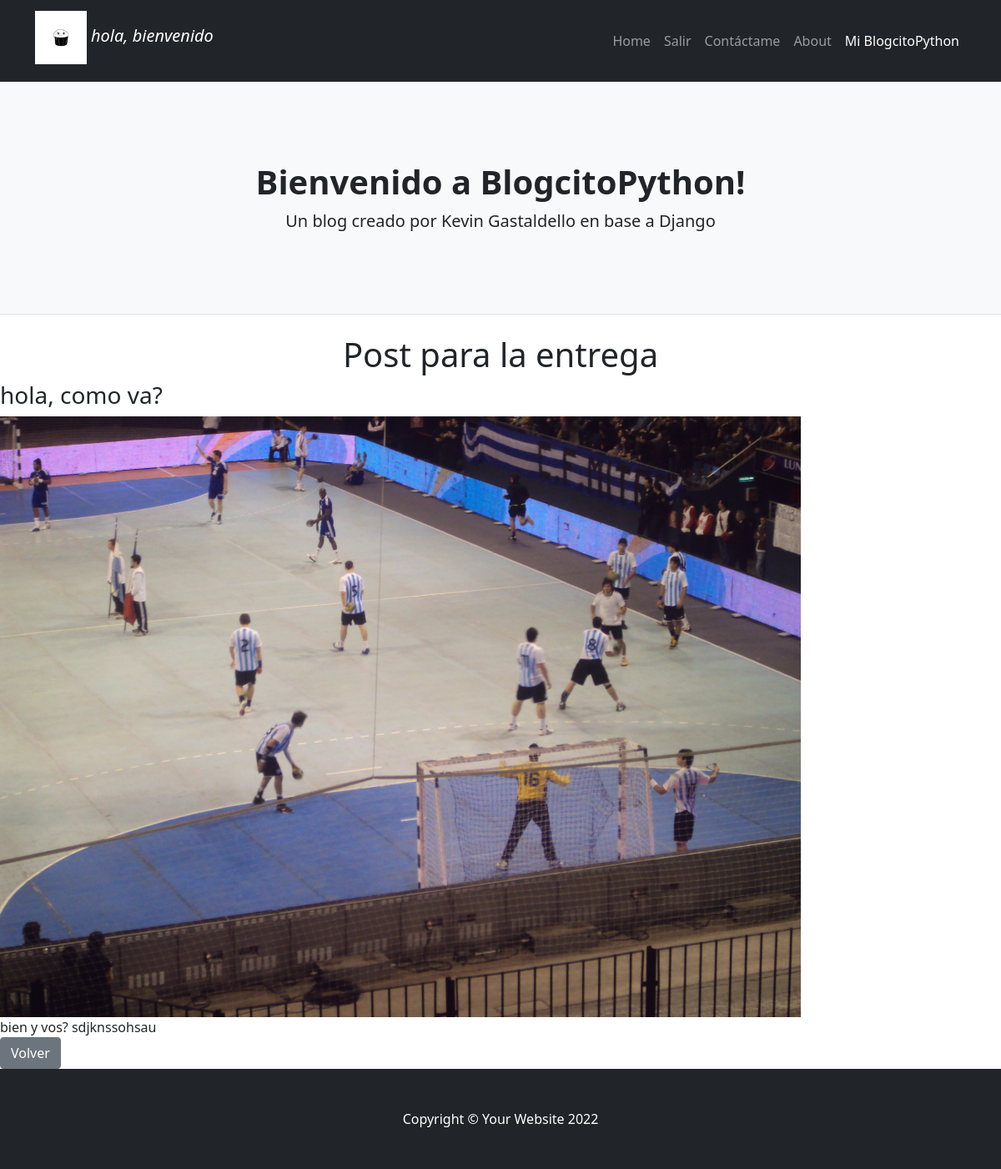
The app's page /blogcitopython/1/detalle/ (signed in) with its own data.
### BlogcitoPython/models.py (models this page shows)
class Avatar(models.Model):
    user = models.OneToOneField(to=User, on_delete=models.CASCADE, related_name='avatar')
    image = models.ImageField(upload_to='avatares', null=True, blank=True)

class Post(models.Model):
    title = models.CharField(max_length=100)
    subtitle = models.CharField(max_length=100)
    text = models.TextField(max_length=3000)
    publish_date = models.DateField()
    image = models.ImageField(upload_to='posteos', null=True, blank=True)

### BlogcitoPython/views.py (the view)
# urls.py: path('blogcitopython/<int:pk>/detalle/', DetailPost.as_view(), name='blogcitopython_detalle'),
class DetailPost(DetailView):
    model = Post

### BlogcitoPython/templates/BlogcitoPython/post_detail.html
{% extends 'BlogcitoPython/base.html' %}
{% block contenido %}
    <h1 style="text-align: center;"> {{object.title}} </h1>
    <h3> {{object.subtitle}} </h3>
    <div>
        <img src="{{object.image.url}}" height="720">
    </div>
    <div>
        {{object.text}}
    </div>
    <a  class ="btn btn-secondary" href="{% url 'blogcitopython_listar' %}"> Volver </a>
{% endblock %}

### BlogcitoPython/templates/BlogcitoPython/base.html (shortened to what this page needs)
<!DOCTYPE html>
<html lang="en">
    <head>
        {% load static %}
        <link href="{% static 'BlogcitoPython/css/styles.css' %}" rel="stylesheet" />
    </head>
    <body>
        <nav class="navbar navbar-expand-lg navbar-dark bg-dark">
            <div class="container">
                {% if user.is_authenticated %}
                    <h1 class="navbar-brand" style="font-style: italic">
                        <img src="{{ user.avatar.image.url }}" height="64">
                        hola, bienvenido {{user.first_name}}
                    </h1>
                {% endif %}
                <div class="collapse navbar-collapse" id="navbarSupportedContent">
                    <ul class="navbar-nav ms-auto mb-2 mb-lg-0">
                        <li class="nav-item"><a class="nav-link" href="{% url 'blogcitopython_index' %}">Home</a></li>
                        {% if user.is_authenticated %}
                            <li class="nav-item"><a class="nav-link" href="{% url 'blogcitopython_logout' %}">Salir</a></li>
                        {% else %}
                            <li class="nav-item"><a class="nav-link" href="{% url 'blogcitopython_login' %}">Ingresar!</a></li>
                            <li class="nav-item"><a class="nav-link" href="{% url 'blogcitopython_signup' %}">Registrarse</a></li>
                        {% endif %}
                        <li class="nav-item"><a class="nav-link" href="{% url 'blogcitopython_crear_mensajes' %}">Contáctame</a></li>
                        <li class="nav-item"><a class="nav-link" href="{% url 'blogcitopython_about' %}">About</a></li>
                        <li class="nav-item"><a class="nav-link active" aria-current="page" href="{% url 'blogcitopython_listar' %}">Mi BlogcitoPython</a></li>
                    </ul>
                </div>
            </div>
        </nav>
        <header class="py-5 bg-light border-bottom mb-4">
            <div class="container">
                <div class="text-center my-5">
                    <h1 class="fw-bolder">Bienvenido a BlogcitoPython!</h1>
                    <p class="lead mb-0">Un blog creado por Kevin Gastaldello en base a Django</p>
                </div>
            </div>
        </header>
        {% block contenido %} {% endblock %}
        <footer class="py-5 bg-dark">
            <div class="container"><p class="m-0 text-center text-white">Copyright &copy; Your Website 2022</p></div>
        </footer>
    </body>
</html>

### records on screen
Post: title "Post para la entrega", subtitle "hola, como va?", image (picture), text "bien y vos? sdjknssohsau"
